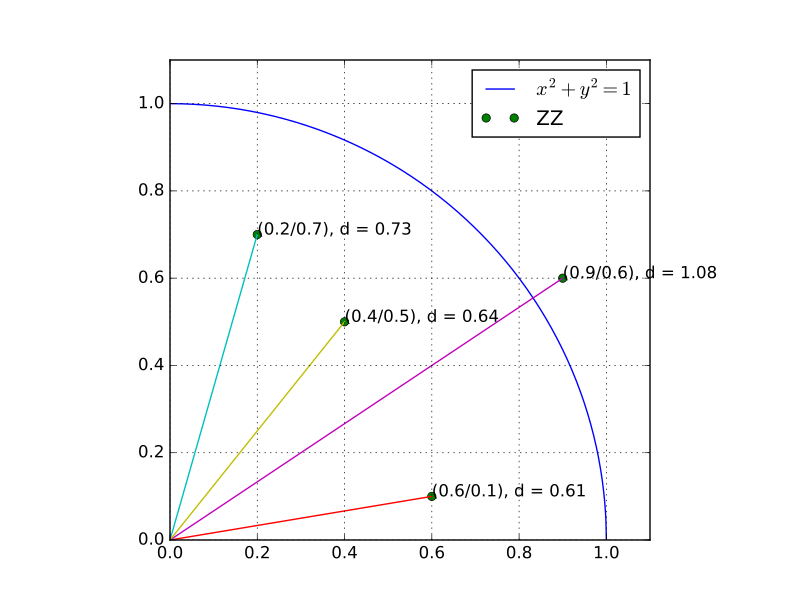

Recreate this plot in Python.
import matplotlib.pyplot as plt
import numpy as np
import sys

def plot_dist(ax, x, y):
    ax.plot([0, x], [0, y])
    dist = (x**2 + y**2)**(1/2)
    dist_str = 'd = {:.2f}'.format(dist)
    #ax.text(x/2, y/2, dist_str)
    ax.text(x, y, '({:.1f}/{:.1f}), {}'.format(x, y, dist_str))

x = np.arange(0,1.001, 0.001)
y = np.sqrt(1-x**2)
points = [0.6, 0.1,   0.2, 0.7,  0.9, 0.6, 0.4, 0.5]
points_x = [p for i, p in enumerate(points) if i % 2 == 0]
points_y = [p for i, p in enumerate(points) if i % 2 == 1]

fig = plt.figure()
ax = fig.add_subplot(111)
ax.plot(x,y, label='$x^2 + y^2 = 1$')
ax.plot(points_x, points_y, linestyle='', marker='o', label='ZZ')
plot_dist(ax, points_x[0], points_y[0])
plot_dist(ax, points_x[1], points_y[1])
plot_dist(ax, points_x[2], points_y[2])
plot_dist(ax, points_x[3], points_y[3])
ax.set_aspect('equal')
plt.legend()
plt.ylim(0, 1.1)
plt.xlim(0, 1.1)
plt.grid()
#plt.show()
plt.savefig(sys.argv[0].replace('.py', '.pdf'))
